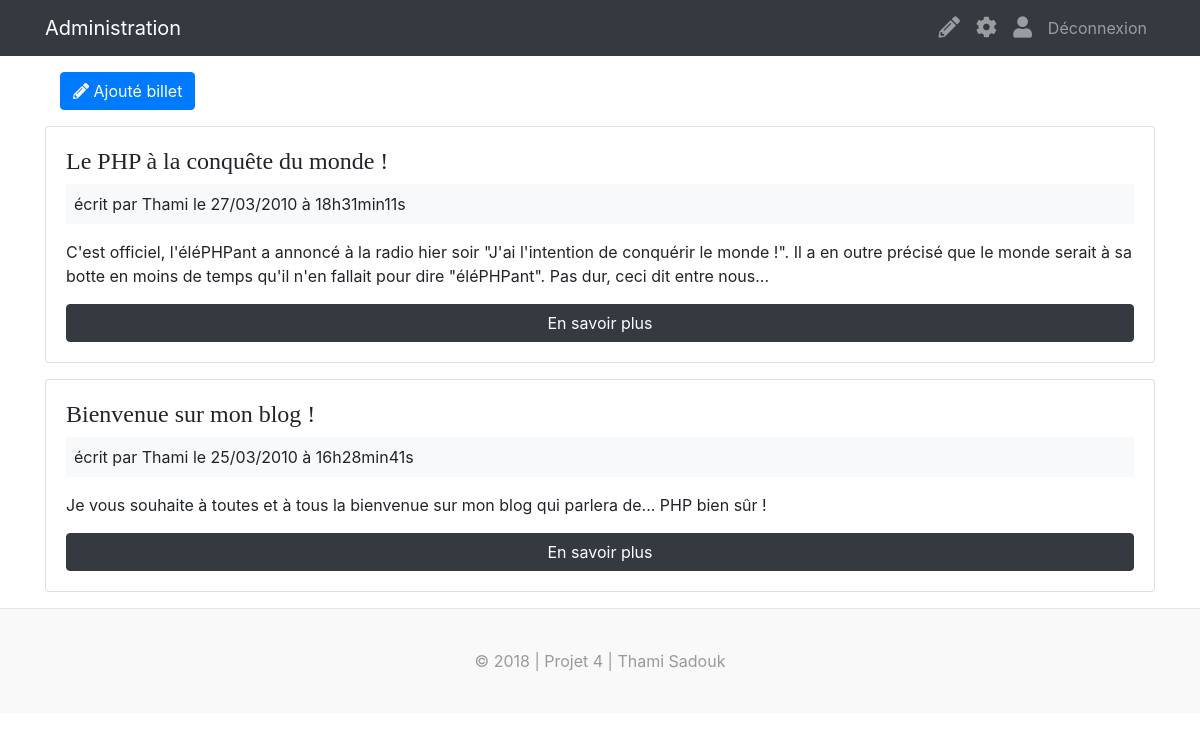
Page / (signed in) on the committed database.
### tables this page shows
CREATE TABLE `posts` (
  `id` int(11) NOT NULL,
  `user_id` int(11) NOT NULL,
  `title` varchar(255) NOT NULL,
  `content` text NOT NULL,
  `creation_date` datetime NOT NULL
);

### app/helpers/session_helper.php (called while the page is built, shortened)
<?php
function isLoggedIn() {
    if(isset($_SESSION['user_id'])) {
        return true;
    } else {
        return false;
    }
}

### app/controllers/PostsController.php (called while the page is built, shortened)
<?php
class PostsController extends BaseController
{
    public function __construct()
    {
        $this->postModel = $this->loadModel('PostManager');
    }
    public function index() {
        $posts = $this->postModel->getPosts();
        $data = [
            'posts' => $posts
        ];
        $this->loadView('index', $data);
    }
}

### app/libraries/Core.php (called while the page is built, shortened)
<?php
class Core
{
    protected $currentController = 'PostsController';
    protected $currentMethod = 'index';
    protected $params =[];
    protected $url;
    public function __construct()
    {
        $this->url = $this->getUrl();
        call_user_func_array([$this->currentController, $this->currentMethod], $this->params);
    }
    public function getController()
    {
        $this->currentController = new $Class;
    }
    public function getParams()
    {
        $this->params = $this->url ? array_values($this->url) : [];
    }
}

### public/index.php (called while the page is built, shortened)
<?php
require_once '../app/helpers/session_helper.php';
$init = new \App\Libraries\Core();

### app/entity/Post.php (called while the page is built, shortened)
<?php
class Post
{
    private $id;
    private $title;
    private $content;
    private $creationDateFr;
    public function getId()
    {
        return $this->id;
    }
    public function setId($id)
    {
        $id = (int) $id;
        $this->id = $id;
    }
    public function getTitle()
    {
        return htmlspecialchars($this->title);
    }
    public function setTitle($title)
    {
        $this->title = $title;
    }
    public function getContent()
    {
        return $this->content;
    }
    public function setContent($content)
    {
        $this->content = $content;
    }
    public function getCreationDateFr()
    {
        return $this->creationDateFr;
    }
    public function setCreationDateFr($creationDateFr)
    {
        $this->creationDateFr = $creationDateFr;
    }
}

### app/libraries/Database.php (called while the page is built, shortened)
<?php
class Database
{
    private $host = DB_HOST;
    private $username = DB_USER;
    private $password = DB_PASS;
    private $dbname = DB_NAME;
    private function dbConnect()
    {
        $dsn = 'mysql:host=' . $this->host . ';dbname=' . $this->dbname;
        $options = [
            \PDO::ATTR_PERSISTENT => true,
            \PDO::ATTR_ERRMODE => \PDO::ERRMODE_EXCEPTION
        ];
        try
        {
            $this->pdo = new \PDO($dsn, $this->username, $this->password, $options);
            return $this->pdo;
        }
        catch(\Exception $e)
        {
            die('Erreur : ' .$e->getMessage());
        }
    }
}

### app/models/PostManager.php (called while the page is built, shortened)
<?php
class PostManager extends Database
{
    public function getPosts()
    {
        $posts = [];
        $req = $this->pdo->query('
          SELECT id, title, content, DATE_FORMAT(creation_date, \'%d/%m/%Y à %Hh%imin%ss\')
          AS creationDateFr
          FROM posts
          ORDER BY creation_date
          DESC LIMIT 0, 5');
        $data = $req->fetchAll();
        if(!is_bool($data)) {
            foreach ($data as $info) {
                $posts[] =  new Post($info);
            }
        }
        return $posts;
    }
}

### app/views/index.php (the view, shortened to what this page needs)
    <?php if(isLoggedIn()) : ?>
        <div class="col-md-6">
            <a href="<?= URLROOT; ?>/postsController/add" class="btn btn-primary pull-right">
                <i class="fas fa-pencil-alt"></i> Ajouté billet
            </a>
        </div>
        <?php endif; ?>
<?php foreach($data['posts'] as $post) : ?>
    <div class="card card-body mt-3 mb-3">
        <h4><?= $post->getTitle(); ?></h4>
        <div class="bg-light p-2 mb-3">
            écrit par Thami le <?= $post->getcreationDateFr(); ?>
        </div>
        <p class="card-text"><?= $post->getContent(); ?> </p>
        <a href="<?= URLROOT; ?>/postsController/showPost/<?= $post->getId();  ?>" class="btn btn-dark">En savoir plus</a>
    </div>
<?php endforeach; ?>
<?php require('template.php'); ?>

### public/css/custom.css (style rules this page uses)
h1, h2, h3, h4, h5, h6 { font-family: "Playfair Display", Georgia, "Times New Roman", serif; }

### rows in the picture
posts: title "Le PHP à la conquête du monde !", creationDateFr "27/03/2010 à 18h31min11s", content "C'est officiel, l'éléPHPant a annoncé à la radio hier soir \"J'ai l'intention de conquérir le monde !\". Il a en outre précisé que le monde serait à sa botte en moins de temps qu'il n'en fallait pour dire \"éléPHPant\". Pas dur, ceci dit entre nous..."
posts: title "Bienvenue sur mon blog !", creationDateFr "25/03/2010 à 16h28min41s", content "Je vous souhaite à toutes et à tous la bienvenue sur mon blog qui parlera de... PHP bien sûr !"
